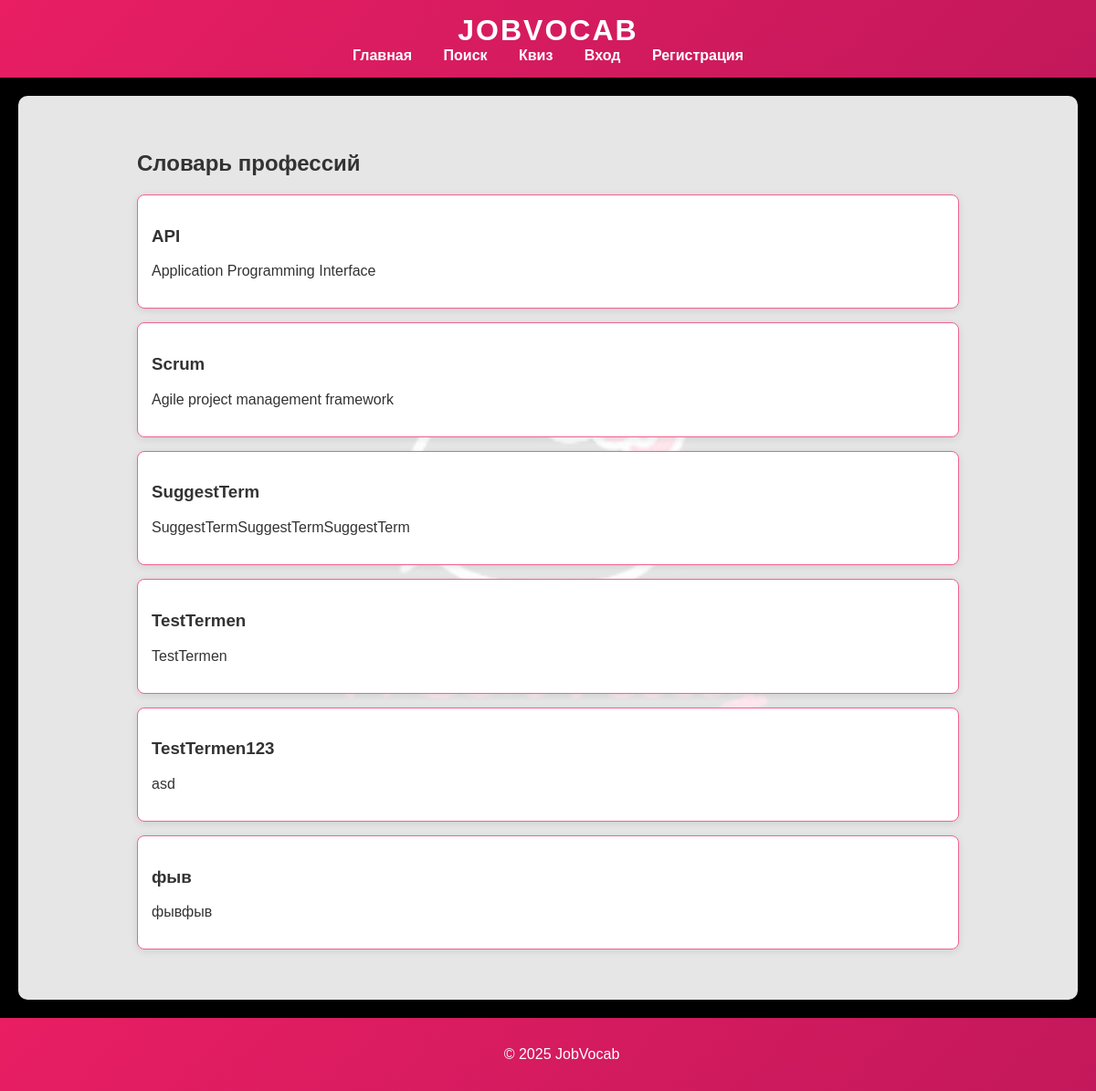
The page / on the database its author committed.
### tables this page shows
CREATE TABLE terms (
        id INTEGER PRIMARY KEY AUTOINCREMENT,
        title TEXT NOT NULL,
        definition TEXT NOT NULL,
        status TEXT NOT NULL DEFAULT 'active',
        created_by INTEGER,
        created_at DATETIME DEFAULT CURRENT_TIMESTAMP,
        FOREIGN KEY (created_by) REFERENCES users(id)
    );

### app/views/public/index.php (called while the page is built, shortened)
<?php
include __DIR__ . '/../layouts/main.php';
?>

### app/controllers/PublicController.php (called while the page is built, shortened)
<?php
require_once __DIR__ . '/../models/Term.php';
class PublicController {
    public function index() {
        $terms = Term::getAll();
        require __DIR__ . '/../views/public/index.php';
    }
}
?>

### public/index.php (called while the page is built, shortened)
<?php
require_once __DIR__ . '/../app/routes.php';

### app/models/Term.php (called while the page is built, shortened)
<?php
class Term {
    private static $db;
    public static function init() {
        self::$db = getDatabaseConnection();
    }
    public static function getAll() {
        $stmt = self::$db->query('SELECT * FROM terms ORDER BY title');
        return $stmt->fetchAll(PDO::FETCH_ASSOC);
    }
}
?>

### app/views/public/index_content.php (the view)
<div class="container">
    <h2>Словарь профессий</h2>
    <div class="terms">
        <?php foreach ($terms as $term): ?>
            <div class="card">
                <h3><?php echo htmlspecialchars($term['title']); ?></h3>
                <p><?php echo htmlspecialchars($term['definition']); ?></p>
            </div>
        <?php endforeach; ?>
    </div>
</div>

### app/routes.php (shortened to what this page needs)
<?php
require_once __DIR__ . '/controllers/PublicController.php';
$uri = parse_url($_SERVER['REQUEST_URI'], PHP_URL_PATH);
if ($uri === '/' || $uri === '/index.php') {
    (new PublicController())->index();
} elseif ($uri === '/search') {
    (new PublicController())->search();
} elseif ($uri === '/quiz') {
    (new PublicController())->quiz();
} elseif ($uri === '/quiz/create') {
    (new PublicController())->createQuiz();
} elseif ($uri === '/quiz/result') {
    (new PublicController())->quizResult();
} elseif ($uri === '/login') {
    (new AuthController())->login();
} elseif ($uri === '/register') {
    (new AuthController())->register();
} elseif ($uri === '/logout') {
    (new AuthController())->logout();
} elseif ($uri === '/term/suggest') {
    (new TermController())->suggest();
} elseif ($uri === '/admin/dashboard') {
    (new AdminController())->dashboard();
} elseif ($uri === '/admin/terms') {
    (new AdminController())->manageTerms();
} elseif ($uri === '/admin/users') {
    (new AdminController())->manageUsers();
} elseif ($uri === '/admin/quizzes') {
    (new AdminController())->manageQuizzes();
} elseif ($uri === '/admin/suggestions') {
    (new AdminController())->manageSuggestions();
} else {
    http_response_code(404);
    echo "404 - Страница не найдена";
}
?>

### app/views/layouts/main.php (shortened to what this page needs)
<!DOCTYPE html>
<html lang="ru">
<head>
    <link rel="stylesheet" href="/css/style.css">
</head>
<body>
    <header>
        <h1>JobVocab</h1>
        <nav>
            <a href="/">Главная</a>
            <a href="/search">Поиск</a>
            <a href="/quiz">Квиз</a>
            <?php if (isset($_SESSION['user_id'])): ?>
                <?php if ($_SESSION['role'] === 'user'): ?>
                    <a href="/term/suggest">Предложить термин</a>
                <?php endif; ?>
                <?php if ($_SESSION['role'] === 'admin'): ?>
                    <a href="/admin/dashboard">Админ-панель</a>
                    <a href="/admin/suggestions">Предложения терминов</a>
                <?php endif; ?>
                <a href="/logout">Выйти</a>
            <?php else: ?>
                <a href="/login">Вход</a>
                <a href="/register">Регистрация</a>
            <?php endif; ?>
        </nav>
    </header>
    <main>
        <?php include $content; ?>
    </main>
    <footer>
        <p>© 2025 JobVocab</p>
    </footer>
</body>
</html>

### public/css/style.css (style rules this page uses)
body { font-family: 'Arial', sans-serif; margin: 0; padding: 0; min-height: 100vh; display: flex; flex-direction: column; background: url('./background.jpg') no-repeat center center fixed; background-size: cover; color: #333; }
header { background: linear-gradient(135deg, #e91e63, #c2185b); color: white; padding: 15px; text-align: center; box-shadow: 0 2px 5px rgba(0, 0, 0, 0.2); }
header h1 { margin: 0; font-size: 2em; text-transform: uppercase; letter-spacing: 2px; }
nav a { color: white; margin: 0 15px; text-decoration: none; font-weight: bold; transition: color 0.3s ease, transform 0.3s ease; }
main { padding: 20px; flex: 1; background: rgba(255, 255, 255, 0.9); border-radius: 10px; margin: 20px; box-shadow: 0 4px 10px rgba(0, 0, 0, 0.1); }
footer { background: linear-gradient(135deg, #e91e63, #c2185b); color: white; text-align: center; padding: 15px; width: 100%; box-shadow: 0 -2px 5px rgba(0, 0, 0, 0.2); }
.container { max-width: 900px; margin: 0 auto; padding: 20px; }
.card { border: 1px solid #f06292; padding: 15px; margin: 15px 0; border-radius: 8px; background: #fff; box-shadow: 0 2px 8px rgba(0, 0, 0, 0.1); }
main, .card, .term-item { animation: fadeIn 0.5s ease-in; }

### rows shown on the page
terms: title "API", definition "Application Programming Interface"
terms: title "Scrum", definition "Agile project management framework"
terms: title "SuggestTerm", definition "SuggestTermSuggestTermSuggestTerm"
terms: title "TestTermen", definition "TestTermen"
terms: title "TestTermen123", definition "asd"
terms: title "фыв", definition "фывфыв"
